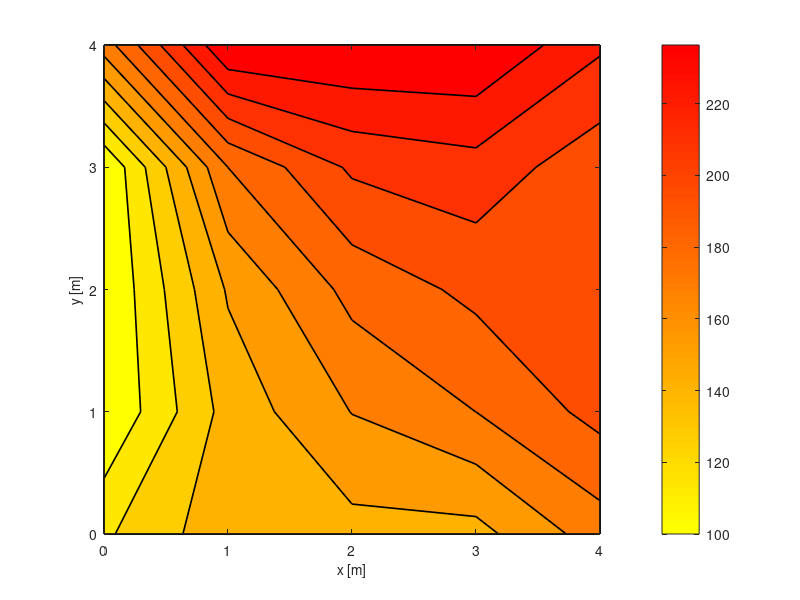

Write the MATLAB code that produced this figure. (Note: this script raises an error after producing the figure.)
%--------------------------------------------------------------------------
%
%    solve2DDiffusionEquation.m
%
%    - A script to set up and solve the 2D diffusion equation for conduction
%    in a plate, with fixed temperature boundary conditions applied on the 
%    sides of the plate
%
%    [Chapter 2]
%
%    Author: Dr. Aidan Wimshurst (FluidMechanics101)
%
%    - Email: FluidMechanics101@gmail.com
%    - Web  : https://www.fluidmechanics101.com
%    - YouTube: Fluid Mechanics 101
%
%    Version 1.0.0 21/08/2021
%
%--------------------------------------------------------------------------
close all; clear; clc
%--------------------------------------------------------------------------
% User Inputs
%--------------------------------------------------------------------------
% Thermal Conductivity of the plate (W/mK)
conductivity = 100;

% Thickness of the plate (m)
thickness = 0.1;

% Length of the plate (x)
plateLength = 4.0;

% Width of the plate (y)
plateWidth = 4.0;

% Number of cells along the length (Nx)
numCellsLength = 4;

% Number of cells along the width (Ny)
numCellsWidth = 4;

% Temperature at the left end of the plate
temperatureLeft = 100;

% Temperature at the bottom of the plate
temperatureBottom = 150;

% Temperature at the right of the plate
temperatureRight = 200;

% Temperature at the top of the plate
temperatureTop = 250;

% Heat source per unit volume (W/m3)
heatSourcePerVol = 1000;

% Plot the data?
plotOutput = 'true';

% Print the set up data? (table of coefficients and matrices)
printSetup = 'true';

% Print the solution output (the temperature vector)
printSolution = 'true';

%==========================================================================
% Code Begins Here
%==========================================================================
%--------------------------------------------------------------------------
% 1. Print messages
%--------------------------------------------------------------------------

fprintf('================================================\n');
fprintf('\n');
fprintf('   solve2DDiffusionEquation.m\n')
fprintf('\n')
fprintf(' - Fluid Mechanics 101\n')
fprintf(' - Author: Dr. Aidan Wimshurst\n')
fprintf(' - Contact: FluidMechanics101@gmail.com\n')
fprintf('\n')
fprintf(' [Chapter 2]\n')
fprintf('================================================\n')

%--------------------------------------------------------------------------
% 2. Create the mesh of cells
%--------------------------------------------------------------------------
fprintf(' Creating Mesh ...\n');
fprintf('------------------------------------------------\n');

% Start by calculating the number of cells
numCells = numCellsLength*numCellsWidth;

% Calculate the number of faces
numFaces = (numCellsLength+1)*(numCellsWidth+1);

% Coodinates of the faces
% - Assemble as a single long vector, rather than a grid.
% - repmat and repelem are useful for repeating regular patterns. 
xFacesPattern = linspace(0, plateLength, numCellsLength+1);
yFacesPattern = linspace(0, plateWidth, numCellsWidth+1);
xFaces = repmat(xFacesPattern, 1, numCellsWidth+1);
yFaces = repelem(yFacesPattern, numCellsLength+1);

% Coordinates of the centroids
xCentroidPattern = 0.5*(xFacesPattern(2:end) + xFacesPattern(1:end-1));
yCentroidPattern = 0.5*(yFacesPattern(2:end) + yFacesPattern(1:end-1));
xCentroids = repmat(xCentroidPattern , 1, numCellsWidth);
yCentroids = repelem(yCentroidPattern, numCellsLength);

% Distance between the cell centroids and the boundaries
dLeftBoundary = 2.0*(xCentroids(1) - xFacesPattern(1));
dTopBoundary = 2.0*(yCentroids(1) - yFacesPattern(1));
dRightBoundary = 2.0*(xFacesPattern(end) - xCentroids(end));
dBottomBoundary = 2.0*(yFacesPattern(end) - yCentroids(end));

% Assemble the distance vectors
dLeftPattern = [dLeftBoundary, xFacesPattern(2:end) - ...
    xFacesPattern(1:end-1)];
dRightPattern = [xFacesPattern(2:end) - xFacesPattern(1:end-1), ... 
     dRightBoundary];
dBottomPattern = [yFacesPattern(2:end)-yFacesPattern(1:end-1), ...
     dBottomBoundary];
dTopPattern = [dTopBoundary, yFacesPattern(2:end) - ...
     yFacesPattern(1:end-1)];
 
 dLeft = repmat(dLeftPattern(1:end-1), 1, numCellsWidth);
 dRight = repmat(dRightPattern(2:end), 1, numCellsWidth);
 dBottom = repelem(dBottomPattern(2:end), numCellsLength);
 dTop = repelem(dTopPattern(1:end-1), numCellsLength);
 
% Calculate the cell volumes. They are all have the same volume. 
cellLength = plateLength/numCellsLength;
cellWidth = plateWidth/numCellsWidth;
cellVolume = cellLength*cellWidth*thickness;

% Calculate the cross sectional area in the x and y directions
areaX = cellWidth*thickness;
areaY = cellLength*thickness;

% Identify the cells which have boundary faces. Give them an ID of 1. 
topBoundaryID = [ones(1, numCellsLength), ... 
    repmat(zeros(1, numCellsLength), 1, numCellsWidth - 1)];
bottomBoundaryID = [repmat(zeros(1, numCellsLength), 1, ...
    numCellsWidth - 1), ones(1, numCellsLength)];
leftBoundaryID = repmat([1.0, ...
    zeros(1, numCellsLength -1)], 1, numCellsWidth);
rightBoundaryID = repmat([zeros(1, numCellsLength -1), ...
    1.0], 1, numCellsWidth);

%--------------------------------------------------------------------------
% 3. Calculate matrix coefficients
%--------------------------------------------------------------------------
fprintf(' Calculating matrix coefficients ...\n');
fprintf('------------------------------------------------\n');

% Diffusive flux per unit area
DA_left = conductivity*areaX ./dLeft;
DA_right = conductivity*areaX ./dRight;
DA_bottom = conductivity*areaY ./dBottom;
DA_top = conductivity*areaY./dTop;

% Source term Su
% --------------
% The volume heat flux is the same for interior and boundary cells
Su = cellVolume*ones(1, numCells)*heatSourcePerVol;

% Add the contribution from each of the boundary faces
Su = Su + (2.0*temperatureLeft*leftBoundaryID.*DA_left);
Su = Su + (2.0*temperatureRight*rightBoundaryID.*DA_right);
Su = Su + (2.0*temperatureBottom*bottomBoundaryID.*DA_bottom);
Su = Su + (2.0*temperatureTop*topBoundaryID.*DA_top);

% Source term Sp
% ---------------
% The source term is zero for interior cells
Sp = zeros(1, numCells);

% Add the contribution from each of the boundary faces
Sp = Sp + (-2.0*DA_left.*leftBoundaryID);
Sp = Sp + (-2.0*DA_right.*rightBoundaryID);
Sp = Sp + (-2.0*DA_bottom.*bottomBoundaryID);
Sp = Sp + (-2.0*DA_top.*topBoundaryID);

% aL, aR, aT, aB
% --------------

% Only add contributions for interior cells
aL = DA_left.*(1- leftBoundaryID);
aR = DA_right.*(1- rightBoundaryID);
aB = DA_bottom.*(1- bottomBoundaryID);
aT = DA_top.*(1- topBoundaryID);

% Calculate ap from the other coefficients
aP = aL + aR + aB + aT - Sp;

%--------------------------------------------------------------------------
% 4. Print the setup
%--------------------------------------------------------------------------
if strcmp(printSetup, 'true')
    fprintf(' Summary: Set Up\n')
    fprintf('------------------------------------------------\n')
    fprintf('Cell | aL | aR  | aB  | aT  | Sp  |  Su  |  aP \n')
    fprintf('------------------------------------------------\n')
    for i = 1:numCells
       fprintf('%4i %5.1f %5.1f %5.1f %5.1f %5.1f %5.1f %6.1f\n', i, ...
           aL(i), aR(i), aB(i), aT(i), Sp(i), Su(i), aP(i)); 
    end
    fprintf('------------------------------------------------\n');
end

%--------------------------------------------------------------------------
% 5.0 Create the matrices
%--------------------------------------------------------------------------
fprintf(' Assembling Matrices\n');
fprintf('------------------------------------------------\n');

% Start by creating an empty A matrix and an empty B matrix
Amatrix = zeros(numCells, numCells);
BVector = zeros(numCells, 1);

% Populate the matrix one row at a time (i.e one cell at a time)
%
% NOTE: this method is deliberately inefficient for this problem
% but it is useful for learning purposes. We could populate the
% diagonals and the off-diagonals directly.

for i = 1:numCells

    % Do the A matrix diagonal coefficients
    Amatrix(i, i) = aP(i);

    % Do the B matrix coefficients
    BVector(i) = Su(i);

    % Does the cell have a left boundary?
    if (leftBoundaryID(i) == 0.0)
        Amatrix(i, i-1) = -1.0*aL(i);
    end

    % Does the cell have a right boundary?
    if (rightBoundaryID(i) == 0.0)
        Amatrix(i, i+1) = -1.0*aR(i);
    end

    % Does the cell have a bottom boundary?
    if (bottomBoundaryID(i) == 0.0)
        Amatrix(i, i+numCellsLength) = -1.0*aB(i);
    end

    % Does the cell have a top boundary?
    if (topBoundaryID(i) == 0.0)
        Amatrix(i, i-numCellsLength) = -1.0*aT(i);
    end
end

%--------------------------------------------------------------------------
% 5.0 Print the matrices
%--------------------------------------------------------------------------

if strcmp(printSetup, 'true')
    fprintf('A matrix:\n')
    for i = 1:numCells
        for j = 1:numCells
           fprintf('%6.1f ', Amatrix(i, j)); 
        end
        fprintf('\n')
    end
    fprintf('B vector:\n')
    for i = 1:numCells
       fprintf('%6.1f\n', BVector(i)); 
    end
    fprintf('\n')
    fprintf('------------------------------------------------\n')
end

%--------------------------------------------------------------------------
% 6.0 Solve the matrices
%--------------------------------------------------------------------------

fprintf(' Solving ...\n')
fprintf('------------------------------------------------\n')

% Use MATLAB's default linear algebra solver (AX = B)
Tvector = Amatrix \ BVector;

fprintf(' Equations Solved.\n')
fprintf('------------------------------------------------\n')

%--------------------------------------------------------------------------
% 7.0 Reshape the temperature vector into a grid
%--------------------------------------------------------------------------
Tgrid = reshape(Tvector, [numCellsLength, numCellsWidth])';

%--------------------------------------------------------------------------
% 8.0 Print the Solution
%--------------------------------------------------------------------------
if strcmp(printSolution, 'true')
    fprintf(' Solution: Temperature Vector\n');
    fprintf('------------------------------------------------\n');
    fprintf('T vector:\n')
    for i = 1:numCells
       fprintf('%10.6f\n', Tvector(i)); 
    end
    fprintf('\n')
    fprintf('------------------------------------------------\n')
end
%--------------------------------------------------------------------------
% 8.0 Heat Fluxes
%--------------------------------------------------------------------------

% Calculate the temperature differences
% - To do this we need to stack on the boundary temperatures onto the grid
Tleftrightshift = [temperatureLeft*ones(numCellsWidth, 1), ...
    Tgrid, temperatureRight*ones(numCellsWidth,1)]; 
Ttopbottomshift = vertcat(temperatureTop*ones(1, numCellsLength), ...
    Tgrid, temperatureBottom*ones(1, numCellsLength));

% Now we can calculate the temperature differences
deltaTleft = Tleftrightshift(:,2:end-1)-Tleftrightshift(:,1:end-2);
deltaTright = Tleftrightshift(:,3:end)-Tleftrightshift(:,2:end-1);
deltaTtop = Ttopbottomshift(1:end-2,:)-Ttopbottomshift(2:end-1,:);
deltaTbottom = Ttopbottomshift(2:end-1,:) - Ttopbottomshift(3:end,:);

% We now need to calculate the diffusive heat flux (DA) on each face
% - Start by reshaping the DA vectors into a grid of the correct size
DA_left_grid = reshape(DA_left, [numCellsWidth, numCellsLength]);
DA_right_grid = reshape(DA_right, [numCellsWidth, numCellsLength]);
DA_top_grid = reshape(DA_top, [numCellsWidth, numCellsLength]);
DA_bottom_grid = reshape(DA_bottom, [numCellsWidth, numCellsLength]);

% Calculate the boundary face fluxes
DA_left_boundary = (2.0*conductivity*areaX/dLeftBoundary)* ...
    ones(numCellsWidth,1);
DA_right_boundary = (2.0*conductivity*areaX/dRightBoundary)*...
    ones(numCellsWidth,1);
DA_top_boundary = (2.0*conductivity*areaY/dTopBoundary)*...
    ones(1, numCellsLength);
DA_bottom_boundary = (2.0*conductivity*areaY/dBottomBoundary)*...
    ones(1, numCellsLength);

% Now stack on the boundary face fluxes to the grid
DA_left_shift = [DA_left_boundary, DA_left_grid(:,2:end)];
DA_right_shift = [DA_right_grid(:,1:end-1), DA_right_boundary];
DA_top_shift = vertcat(DA_top_boundary, DA_top_grid(2:end,:));
DA_bottom_shift = vertcat(DA_bottom_grid(1:end-1,:), DA_top_boundary);

% Unit normal vectors
normalsLeftGrid = -1.0*ones(numCellsWidth, numCellsLength);
normalsRightGrid = ones(numCellsWidth, numCellsLength);
normalsBottomGrid = -1.0*ones(numCellsWidth, numCellsLength);
normalsTopGrid = ones(numCellsWidth, numCellsLength);

% Now we can compute the heat fluxes
heatFluxLeft = -DA_left_shift.* deltaTleft.*normalsLeftGrid;
heatFluxRight = -DA_right_shift.* deltaTright.*normalsRightGrid;
heatFluxTop = -DA_top_shift.* deltaTtop.*normalsTopGrid;
heatFluxBottom = -DA_bottom_shift.* deltaTbottom.*normalsBottomGrid;

% Calculate the volumetric heat source in each cell
sourceVol = heatSourcePerVol*cellVolume*ones(numCellsWidth, ...
    numCellsLength);

% Calculate the error in the heat flux balance in each cell
error = (sourceVol - heatFluxLeft - heatFluxRight - heatFluxTop - ...
    heatFluxBottom);

% Reshape the matrices into vectors for printing
heatFluxLeftVector = reshape(heatFluxLeft', 1, []);
heatFluxRightVector = reshape(heatFluxRight', 1, []);
heatFluxTopVector = reshape(heatFluxTop', 1, []);
heatFluxBottomVector = reshape(heatFluxBottom', 1, []);
sourceVolVector = reshape(sourceVol', 1, []);
errorVector = reshape(error', 1, []);

%--------------------------------------------------------------------------
% 9.0 Print the Heat Flux Balance
%--------------------------------------------------------------------------

if strcmp(printSolution, 'true')

    fprintf(' Heat Fluxes\n');
    fprintf('---------------------------------------------------\n');
    fprintf('Cell |  QL   |  QR   |  QT   |  QB   |  SV   |  Err\n');
    fprintf('---------------------------------------------------\n');
    for i = 1:numCells
        fprintf('%4i %7.1f %7.1f %7.1f %7.1f %7.1f %7.1f\n',  i, ...
            heatFluxLeftVector(i), heatFluxRightVector(i), ...
            heatFluxTopVector(i), heatFluxBottomVector(i), ...
            sourceVolVector(i), errorVector(i));
    end
    fprintf('---------------------------------------------------\n');
end

% Sum the heat fluxes across the boundary faces to give the total heat flux
% across each boundary
heatFluxLeftBoundaryTotal = sum(leftBoundaryID.*heatFluxLeftVector);
heatFluxRightBoundaryTotal = sum(rightBoundaryID.*heatFluxRightVector);
heatFluxBottomBoundaryTotal = sum(bottomBoundaryID.* heatFluxBottomVector);
heatFluxTopBoundaryTotal = sum(topBoundaryID.*heatFluxTopVector);
heatFluxBoundaryTotal = (heatFluxLeftBoundaryTotal + ... 
                        heatFluxRightBoundaryTotal + ...
                        heatFluxTopBoundaryTotal + ...
                        heatFluxBottomBoundaryTotal);
heatGeneratedTotal = sum(sourceVolVector);

if strcmp(printSolution, 'true')

    fprintf(' Boundary Heat Flux Balance\n');
    fprintf('---------------------------------------------------\n');
    fprintf(' Left      : %7.1f [W]\n',  heatFluxLeftBoundaryTotal);
    fprintf(' Right     : %7.1f [W]\n',  heatFluxRightBoundaryTotal);
    fprintf(' Bottom    : %7.1f [W]\n',  heatFluxBottomBoundaryTotal);
    fprintf(' Top       : %7.1f [W]\n',  heatFluxTopBoundaryTotal);
    fprintf(' Total     : %7.1f [W]\n',  heatFluxBoundaryTotal);
    fprintf('---------------------------------------------------\n');
    fprintf(' Generated : %7.1f [W]\n',  heatGeneratedTotal);
    fprintf('---------------------------------------------------\n');
    fprintf(' Error     : %7.1f [W]\n',  (heatFluxBoundaryTotal - ...
        heatGeneratedTotal));
    fprintf('---------------------------------------------------\n');
end

%--------------------------------------------------------------------------
% 10.0 Interpolate onto node grid for plotting
%--------------------------------------------------------------------------

% Interpolate the solution on the interior nodes from the CFD solution
Tleftrightnodes = 0.5*(Tgrid(:,2:end)+Tgrid(:,1:end-1));
Tinternalnodes = 0.5*(Tleftrightnodes(2:end,:) + ...
    Tleftrightnodes(1:end-1,:));

% Interpolate the boundary temperatures in the corners
temperatureTopLeftCorner = 0.5*(temperatureTop+temperatureLeft);
temperatureTopRightCorner = 0.5*(temperatureTop+temperatureRight);
temperatureBottomLeftCorner = 0.5*(temperatureBottom+temperatureLeft);
temperatureBottomRightCorner = 0.5*(temperatureBottom+temperatureRight);

% Assemble the temperatures on all the boundary nodes
temperatureTopVector = [temperatureTopLeftCorner, ...
    temperatureTop*ones(1, numCellsLength-1), temperatureTopRightCorner];
temperatureBottomVector = [temperatureBottomLeftCorner, ... 
    temperatureBottom*ones(1, numCellsLength-1), ...
    temperatureBottomRightCorner];
temperatureLeftVector = temperatureLeft*ones(numCellsWidth-1, 1);
temperatureRightVector = temperatureRight*ones(numCellsWidth-1,1);

% Assemble the temperature on all of the nodes together as one grid
Tnodes = vertcat(temperatureTopVector, [temperatureLeftVector, ...
    Tinternalnodes, temperatureRightVector], temperatureBottomVector);

% X and Y coordinates of the nodes
xNodes = reshape(xFaces, [numCellsLength+1, numCellsWidth+1])';
yNodes = flipud(reshape(yFaces, [numCellsLength+1, numCellsWidth+1])');

%--------------------------------------------------------------------------
% 11.0 Plotting
%--------------------------------------------------------------------------

% Plot the data if desired
if strcmp(plotOutput,'true')

    fprintf(' Plotting ...\n')
    fprintf('------------------------------------------------\n')
    
    % Figure Size Parameters
    figSizeXcm = 8.5;
    aspectRatio = 4.0/3.0;
    figSizeYcm = figSizeXcm / aspectRatio;
    figSizeXpixels = figSizeXcm * 37.79527559055118;
    figSizeYpixels = figSizeYcm * 37.79527559055118;

    % Figure font, text and line widths
    fontSize = 10;
    fontChoice = 'Arial';
    lineWidth = 1.0;
    markerSize = 4;
    
    % Colours for the line plots
    colour1 = 'black';
    colour2 = [0.0, 0.129, 0.2784];

    % Adjust anchor for where figure shows up on screen (px)
    x0 = 100;
    y0 = 100;
    
    fig1 = figure('Name', '2D Diffusion');
    box on;
    colormap(flipud(autumn));
    contourf(xNodes, yNodes, Tnodes, 'k-o', ...
        'linewidth', lineWidth + 0.2);
    xlabel('x [m]', 'FontSize', fontSize)
    ylabel('y [m]', 'FontSize', fontSize)
    c = colorbar('eastoutside');
    c.Label.String = 'T [^{\circ} C]';
    caxis([100, 260])
    c.Ticks = [100, 120, 140, 160, 180, 200, 220, 240, 260];
    set(gca, 'fontsize', fontSize);
    set(gca, 'linewidth', lineWidth);
    set(gcf, 'position', [x0, y0, figSizeXpixels, figSizeYpixels]);
    set(gca,'XTick',0:1:4)
    
end

%==========================================================================
% END OF FILE
%==========================================================================


